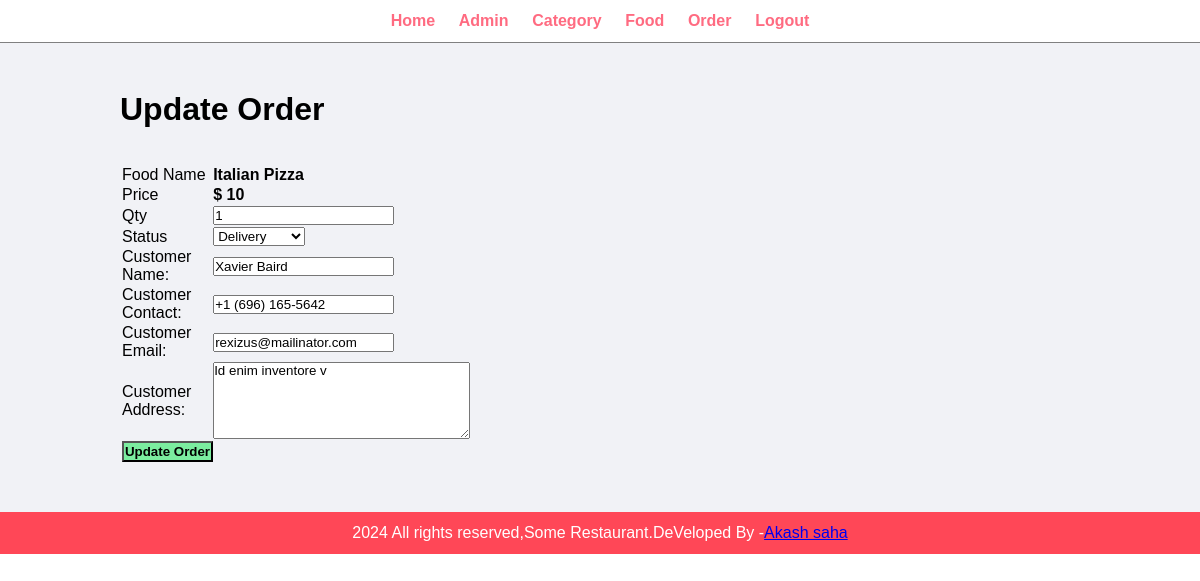
The page /admin/update-order.php?id=1 (signed in) on the database its author committed.
### tables this page shows
CREATE TABLE `tbl_order` (
  `id` int(10) UNSIGNED NOT NULL,
  `food` varchar(150) NOT NULL,
  `price` decimal(10,0) NOT NULL,
  `qty` int(11) NOT NULL,
  `total` decimal(10,0) NOT NULL,
  `order_date` timestamp NOT NULL DEFAULT current_timestamp() ON UPDATE current_timestamp(),
  `status` varchar(50) NOT NULL,
  `customer_name` varchar(150) NOT NULL,
  `customer_contact` varchar(20) NOT NULL,
  `customer_email` varchar(150) NOT NULL,
  `customer_address` varchar(255) NOT NULL
);

### admin/update-order.php (the view, shortened to what this page needs)
<?php include('partials/menu.php'); ?>
<div class="main-content">
 <div class="wrapper">
  <h1>Update Order</h1>
  <br><br>
<?php
if(isset($_GET['id']))
{
$id=$_GET['id'];
$sql="SELECT * FROM tbl_order WHERE id=$id";
$res=mysqli_query($conn,$sql);
$count = mysqli_num_rows($res);
if($count==1)
{
$row=mysqli_fetch_assoc($res);
$food =$row['food'];
$price=$row['price'];
$qty=$row['qty'];
$status=$row['status'];
$customer_name=$row['customer_name'];
$customer_contact=$row['customer_contact'];
$customer_email=$row['customer_email'];
$customer_address=$row['customer_address'];
}
else
{
header('location:'.SITEURL.'admin/manage-order.php');
}
}
else
{
  header('location:'.SITEURL.'admin/manage-order.php');
}
?>
  <form action="" method="POST">
<table class="tbl-30">
<tr>
<td>Food Name</td>
<td><b><?php echo $food; ?></b></td>
</tr>
<tr>
  <td>Price</td>
  <td>
    <b>$ <?php echo $price; ?></b>
  </td>
</tr>
<tr>
  <td>Qty</td>
  <td>
    <input type="number" name="qty" value="<?php echo $qty; ?>">
  </td>
</tr>
<tr>
  <td>Status</td>
  <td>
  <select name="status">
   <option <?php if($status=="Delivered") {echo "selected";}  ?> value="Delivered">Delivery</option>
  </select>
  </td>
</tr>
<tr>
  <td>Customer Name: </td>
  <td>
    <input type="text" name="customer_name" value="<?php echo $customer_name; ?>">
  </td>
</tr>
<tr>
  <td>Customer Contact: </td>
  <td>
    <input type="text" name="customer_contact" value="<?php echo $customer_contact; ?>">
  </td>
</tr>
<tr>
  <td>Customer Email: </td>
  <td>
    <input type="text" name="customer_email" value="<?php echo $customer_email; ?>">
  </td>
</tr>
<tr>
  <td>Customer Address: </td>
  <td>
    <textarea name="customer_address"  cols="30" rows="5"><?php echo $customer_address; ?></textarea>
  </td>
</tr>
<tr>
  <td clospan="2">
    <input type="submit" name="submit" value="Update Order" class="btn-secondary">
  </td>
</tr>
</table>
  </form>
 </div>
</div>
<?php include('partials/footer.php'); ?>

### css/admin.css (style rules this page uses)
* { margin: 0; padding: 0; font-family: Arial, Helvetica, sans-serif; }
.wrapper { padding: 1%; width: 80%; margin: 0 auto; }
.tbl-30 { width: 30%; }
.btn-secondary { background-color: #7bed9f; padding: 1%; color: black; text-decoration: none; font-weight: bold; }
.main-content { padding: 3% 0; background-color: #f1f2f6; }

### rows shown on the page
tbl_order: food "Italian Pizza", price "10", qty "1", status "Delivery", customer_name "Xavier Baird", customer_contact "+1 (696) 165-5642", customer_email "rexizus@mailinator.com", customer_address "Id enim inventore v"
